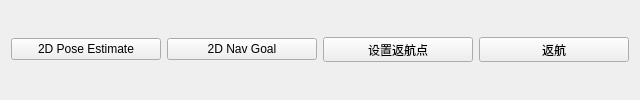
          <widget class="QWidget" name="tab_3">
           <attribute name="title">
            <string>rviz</string>
           </attribute>
           <layout class="QVBoxLayout" name="verticalLayout_16">
            <item>
             <layout class="QVBoxLayout" name="verticalLayout_13">
              <item>
               <layout class="QHBoxLayout" name="horizontalLayout_11">
                <item>
                 <widget class="QPushButton" name="set_start_btn">
                  <property name="minimumSize">
                   <size>
                    <width>150</width>
                    <height>0</height>
                   </size>
                  </property>
                  <property name="maximumSize">
                   <size>
                    <width>150</width>
                    <height>16777215</height>
                   </size>
                  </property>
                  <property name="text">
                   <string>2D Pose Estimate</string>
                  </property>
                  <property name="icon">
                   <iconset resource="../resources/images.qrc">
                    <normaloff>:/images/classes/SetInitialPose.png</normaloff>:/images/classes/SetInitialPose.png</iconset>
                  </property>
                 </widget>
                </item>
                <item>
                 <widget class="QPushButton" name="set_goal_btn">
                  <property name="minimumSize">
                   <size>
                    <width>150</width>
                    <height>0</height>
                   </size>
                  </property>
                  <property name="maximumSize">
                   <size>
                    <width>150</width>
                    <height>16777215</height>
                   </size>
                  </property>
                  <property name="text">
                   <string>2D Nav Goal</string>
                  </property>
                  <property name="icon">
                   <iconset resource="../resources/images.qrc">
                    <normaloff>:/images/classes/SetGoal.png</normaloff>:/images/classes/SetGoal.png</iconset>
                  </property>
                 </widget>
                </item>
                <item>
                 <widget class="QPushButton" name="set_return_pos_btn">
                  <property name="minimumSize">
                   <size>
                    <width>150</width>
                    <height>25</height>
                   </size>
                  </property>
                  <property name="maximumSize">
                   <size>
                    <width>150</width>
                    <height>25</height>
                   </size>
                  </property>
                  <property name="text">
                   <string>设置返航点</string>
                  </property>
                  <property name="icon">
                   <iconset resource="../resources/images.qrc">
                    <normaloff>:/images/set_return.png</normaloff>:/images/set_return.png</iconset>
                  </property>
                 </widget>
                </item>
                <item>
                 <widget class="QPushButton" name="return_btn">
                  <property name="minimumSize">
                   <size>
                    <width>150</width>
                    <height>25</height>
                   </size>
                  </property>
                  <property name="maximumSize">
                   <size>
                    <width>150</width>
                    <height>25</height>
                   </size>
                  </property>
                  <property name="text">
                   <string>返航</string>
                  </property>
                  <property name="icon">
                   <iconset resource="../resources/images.qrc">
                    <normaloff>:/images/return.png</normaloff>:/images/return.png</iconset>
                  </property>
                 </widget>
                </item>
               </layout>
              </item>
              <item>
               <layout class="QVBoxLayout" name="layout_rviz"/>
              </item>
             </layout>
            </item>
           </layout>
          </widget>
